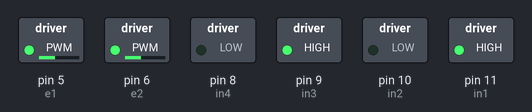
Recording of a sketch running on a simulated Arduino Uno, built with avr-gcc and run on an emulated ATmega328P. Shown: switched loads named in the sketch (green lamp = pin HIGH).

Above: at 0.1 s.
Timing chart, 0 to 1.6 s (numbered marks = the images above):
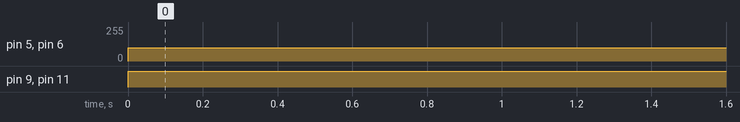

Measured:
- by itself, pin 5 (e1), pin 6 (e2): 0/255 → 100/255 at 0.00 s
- by itself, pin 9 (in3), pin 11 (in1): LOW → HIGH at 0.00 s

The sketch:

_2_motor.ino
```cpp
const int in1=11;
const int in2=10;
const int in3=9;
const int in4=8;

const int e1=5;
const int e2=6;


void setup() {


pinMode(in1, OUTPUT);
 pinMode(in2, OUTPUT);
 pinMode(in3, OUTPUT);
 pinMode(in4, OUTPUT);

 pinMode(e1, OUTPUT);
 pinMode(e2, OUTPUT);

}

void loop() {
analogWrite(e1, 100);
analogWrite(e2, 100);


digitalWrite(in1, HIGH);
digitalWrite(in2, LOW);
digitalWrite(in3, HIGH);
digitalWrite(in4, LOW);


}
```
